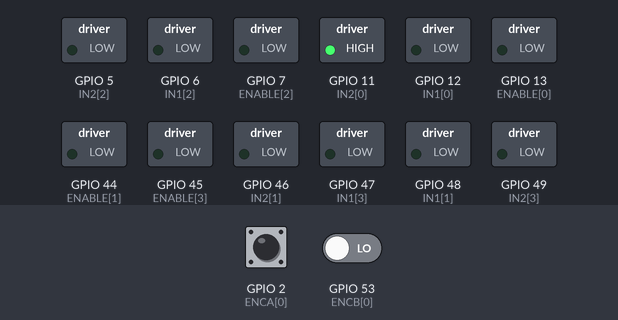
Recording of a sketch running on a simulated ESP32. On the bench: switched loads named in the sketch (green lamp = pin HIGH). The inputs (shaded band) are chosen by the test bench; at power-on: GPIO 2 (ENCA[0]) HIGH, GPIO 53 (ENCB[0]) LOW. What the sketch prints to the serial monitor is not drawn.

Above: at 1.2 s.
1.3 s: GPIO 2 (ENCA[0]) pulsed LOW 2 times (0.12 s each, 0.3 s apart)
At 2.5 s:
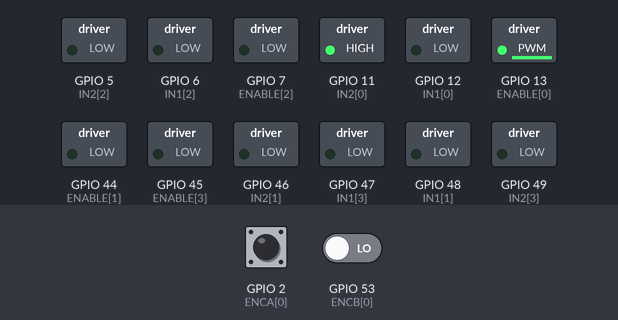
Timing chart, 0 to 4.3 s (numbered marks = the images above; inputs shaded):
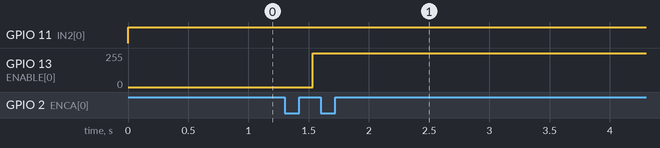

The sketch:

speed_test.ino
```cpp
#include <util/atomic.h>

#define motor_number 4

const int ENABLE[] = {13, 44, 7, 45};
const int IN1[] = {12, 48, 6, 47};
const int IN2[] = {11, 46, 5, 49};
const int ENCA[] = {2, 3, 18, 19}; // Pins for interrupt signal
const int ENCB[] = {53, 52, 51, 50};

long prevT = 0;
int posPrev = 0;
volatile int pos_i = 0;
volatile float velocity_i = 0;
volatile long prevT_i = 0;

void setup()
{
    Serial.begin(9600);

    for (int i = 0; i < motor_number; i++)
    {
        pinMode(ENCA[i], INPUT);
        pinMode(ENCB[i], INPUT);
        pinMode(ENABLE[i], OUTPUT);
        pinMode(IN1[i], OUTPUT);
        pinMode(IN2[i], OUTPUT);
    }

    attachInterrupt(digitalPinToInterrupt(ENCA[0]), readEncoder, RISING);

}

void loop()
{
    //int pwr = 255;
    for (int i = 0; i < 255; i++)
    {
        int dir = -1;
        setMotor(dir, i, ENABLE[0], IN1[0], IN2[0]);

        int pos = 0;
        float velocity2 = 0;
        ATOMIC_BLOCK(ATOMIC_RESTORESTATE)
        {
            pos = pos_i;
            velocity2 = velocity_i;
        }

        long currT = micros();
        float deltaT = ((float) (currT-prevT)/1.0e6);
        float velocity = (pos - posPrev)/deltaT;
        posPrev = pos;
        prevT = currT;

        //convert to rpm
        float v1 = velocity/495.0*60.0;
        float v2 = velocity2/495.0*60.0;

        Serial.print(v2);
        Serial.println();

        if (i > 253)
        {
            delay(3000);
        }

    }
}

void setMotor(int dir, int pwmVal, int ena, int in1, int in2)
{

  analogWrite(ena, pwmVal); // equivalent for esp32 ledcWrite(ena, pwmVal)

  if(dir == 1)
  {
    digitalWrite(in1,HIGH);
    digitalWrite(in2,LOW);
  }

  else if(dir == -1)
  {
    digitalWrite(in1,LOW);
    digitalWrite(in2,HIGH);
  }

  else
  {
    digitalWrite(in1,LOW);
    digitalWrite(in2,LOW);
  }
}

void readEncoder()
{
    int b = digitalRead(ENCB[0]);
    int increment = 0;

    if (b > 0)
    {
        increment++;
    }

    else
    {
        increment--;
    }

    pos_i += increment;

    long currT = micros();
    float deltaT = ((float) (currT-prevT_i)/1.0e6);
    velocity_i = increment/deltaT;
    prevT_i = currT;

}
```
